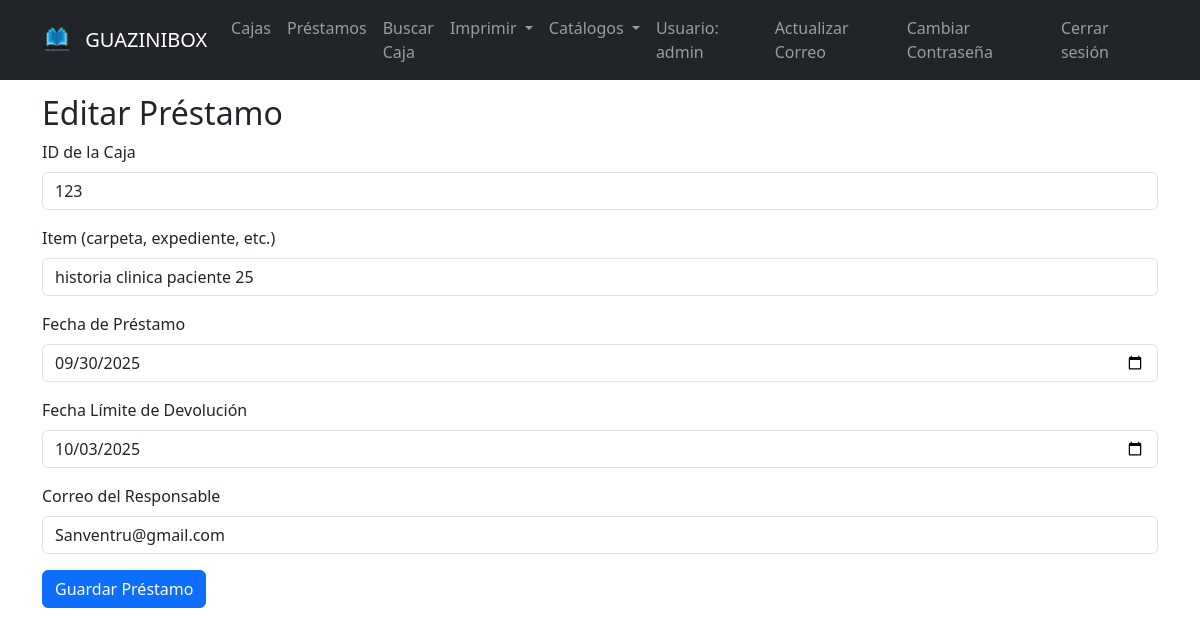
Page /edit_prestamo/1 (signed in) on the committed database.
### tables this page shows
CREATE TABLE users (
            id INTEGER PRIMARY KEY AUTOINCREMENT,
            username TEXT UNIQUE NOT NULL,
            password TEXT NOT NULL,
            email TEXT UNIQUE,
            reset_token TEXT,
            token_expiry TIMESTAMP
        );

CREATE TABLE prestamos (
            id INTEGER PRIMARY KEY AUTOINCREMENT,
            caja_id INTEGER,
            item TEXT,
            loan_date TEXT,
            due_date TEXT,
            returned INTEGER DEFAULT 0,
            email TEXT, returned_date TEXT,
            FOREIGN KEY(caja_id) REFERENCES cajas(id)
        );

### app.py (the view, shortened to what this page needs)
@app.route("/edit_prestamo/<int:prestamo_id>", methods=["GET", "POST"])
@login_required
def edit_prestamo(prestamo_id):
    prestamo = get_prestamo_by_id(prestamo_id)
    if not prestamo:
        flash("Préstamo no encontrado.")
        return redirect(url_for("prestamos"))
    form = PrestamoForm()
    if request.method == "GET":
        form.caja_id.data = prestamo["caja_id"]
        form.item.data = prestamo["item"]
        form.loan_date.data = datetime.datetime.strptime(prestamo["loan_date"], "%Y-%m-%d").date()
        form.due_date.data = datetime.datetime.strptime(prestamo["due_date"], "%Y-%m-%d").date()
        form.email.data = prestamo["email"]
    return render_template("edit_prestamo.html", form=form, prestamo=prestamo)

### app.py
class PrestamoForm(FlaskForm):
    caja_id = IntegerField("ID de la Caja", validators=[DataRequired()])
    item = StringField("Item (carpeta, expediente, etc.)", validators=[DataRequired()])
    loan_date = DateField("Fecha de Préstamo", format='%Y-%m-%d', validators=[DataRequired()])
    due_date = DateField("Fecha Límite de Devolución", format='%Y-%m-%d', validators=[DataRequired()])
    email = StringField("Correo del Responsable", validators=[DataRequired(), Email()])
    submit = SubmitField("Guardar Préstamo")

### app.py (called while the page is built)
def get_db_connection():
    conn = sqlite3.connect("archivo.db")
    conn.row_factory = sqlite3.Row
    return conn

def get_user_by_id(user_id):
    conn = get_db_connection()
    user = conn.execute("SELECT * FROM users WHERE id = ?", (user_id,)).fetchone()
    conn.close()
    if not user:
        return None
    return User(user["id"], user["username"], user["password"],
               user["email"] if "email" in user.keys() else None,
               user["reset_token"] if "reset_token" in user.keys() else None,
               user["token_expiry"] if "token_expiry" in user.keys() else None)

@login_manager.user_loader
def load_user(user_id):
    return get_user_by_id(user_id)

def get_prestamo_by_id(prestamo_id):
    conn = get_db_connection()
    prestamo = conn.execute("SELECT * FROM prestamos WHERE id = ?", (prestamo_id,)).fetchone()
    conn.close()
    return prestamo

### templates/edit_prestamo.html (shortened to what this page needs)
{% extends "base.html" %}
{% block content %}
<h2>Editar Préstamo</h2>
<form method="POST">
  <div class="mb-3">
    {{ form.caja_id.label(class="form-label") }}
    {{ form.caja_id(class="form-control") }}
  </div>
  <div class="mb-3">
    {{ form.item.label(class="form-label") }}
    {{ form.item(class="form-control") }}
  </div>
  <div class="mb-3">
    {{ form.loan_date.label(class="form-label") }}
    {{ form.loan_date(class="form-control") }}
  </div>
  <div class="mb-3">
    {{ form.due_date.label(class="form-label") }}
    {{ form.due_date(class="form-control") }}
  </div>
  <div class="mb-3">
    {{ form.email.label(class="form-label") }}
    {{ form.email(class="form-control") }}
  </div>
  <div class="mb-3">
    {{ form.submit(class="btn btn-primary") }}
  </div>
</form>
{% endblock %}

### templates/base.html (shortened to what this page needs)
<!DOCTYPE html>
<html lang="es">
<head>
  <link href="https://cdn.jsdelivr.net/npm/bootstrap@5.3.0/dist/css/bootstrap.min.css" rel="stylesheet">
</head>
<body>
  <nav class="navbar navbar-expand-lg navbar-dark bg-dark fixed-top">
    <div class="container">
      <a class="navbar-brand" href="{{ url_for('index') }}">
        <img src="{{ url_for('static', filename='img/guazinibox_transparent.png') }}" alt="Logo" height="30" class="d-inline-block align-text-top me-2">
        GUAZINIBOX
      </a>
      {% if current_user.is_authenticated %}
      <div class="collapse navbar-collapse" id="navbarNav">
        <ul class="navbar-nav me-auto">
          <li class="nav-item"><a class="nav-link" href="{{ url_for('cajas') }}">Cajas</a></li>
          <li class="nav-item"><a class="nav-link" href="{{ url_for('prestamos') }}">Préstamos</a></li>
          <li class="nav-item"><a class="nav-link" href="{{ url_for('search_caja') }}">Buscar Caja</a></li>
          <li class="nav-item dropdown">
            <a class="nav-link dropdown-toggle" href="#" id="imprimirDropdown" role="button" data-bs-toggle="dropdown" aria-expanded="false">
              Imprimir
            </a>
          </li>
          <li class="nav-item dropdown">
            <a class="nav-link dropdown-toggle" href="#" id="catalogosDropdown" role="button" data-bs-toggle="dropdown" aria-expanded="false">
              Catálogos
            </a>
          </li>
        </ul>
        <ul class="navbar-nav">
          <li class="nav-item"><span class="nav-link">Usuario: {{ current_user.username }}</span></li>
          <li class="nav-item"><a class="nav-link" href="{{ url_for('update_email') }}">Actualizar Correo</a></li>
          <li class="nav-item"><a class="nav-link" href="{{ url_for('cambiar_clave') }}">Cambiar Contraseña</a></li>
          <li class="nav-item"><a class="nav-link" href="{{ url_for('logout') }}">Cerrar sesión</a></li>
        </ul>
      </div>
      {% else %}
      <ul class="navbar-nav ms-auto">
        <li class="nav-item"><a class="nav-link" href="{{ url_for('login') }}">Iniciar Sesión</a></li>
        <li class="nav-item"><a class="nav-link" href="{{ url_for('register') }}">Registrarse</a></li>
      </ul>
      {% endif %}
    </div>
  </nav>
  <div class="container mt-4">
    {% block content %}{% endblock %}
  </div>
</body>
</html>

### templates/base.html (style rules this page uses)
body { padding-top: 70px; }

### rows in the picture
users: username "admin"
prestamos: caja_id "123", item "historia clinica paciente 25", loan_date "09/30/2025", due_date "10/03/2025", email "Sanventru@gmail.com"
